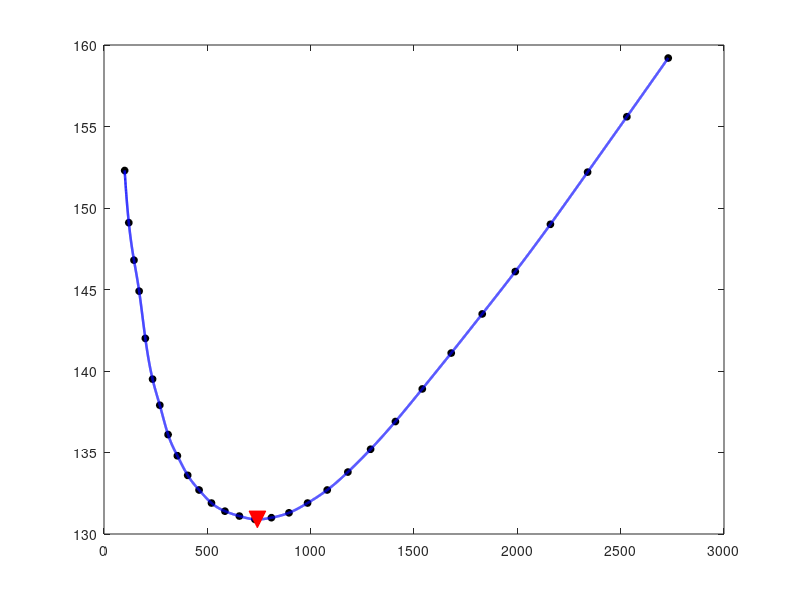

The MATLAB source for this figure: (Note: this script raises an error after producing the figure.)
%% PARTE C — DERIVACIÓN NUMÉRICA CON SPLINE CÚBICO
% C1: Primera derivada d|Z|/df → localizar mínimo con precisión
% C2: Segunda derivada d²|Z|/df² en el mínimo → estabilidad

clc; clear; close all;

%% =========================================================
%% DATOS
%% =========================================================
f = [100, 120, 145, 170, 200, 235, 270, 310, 355, 405, ...
     460, 520, 585, 655, 730, 810, 895, 985, 1080, 1180, ...
     1290, 1410, 1540, 1680, 1830, 1990, 2160, 2340, 2530, 2730];

Z = [152.3, 149.1, 146.8, 144.9, 142.0, 139.5, 137.9, 136.1, 134.8, 133.6, ...
     132.7, 131.9, 131.4, 131.1, 130.9, 131.0, 131.3, 131.9, 132.7, 133.8, ...
     135.2, 136.9, 138.9, 141.1, 143.5, 146.1, 149.0, 152.2, 155.6, 159.2];

%% =========================================================
%% CONSTRUCCIÓN DEL SPLINE CÚBICO
%% =========================================================
cs = spline(f, Z);          % spline cúbico natural (not-a-knot por defecto en MATLAB)
f_fine = linspace(min(f), max(f), 10000);   % malla fina para derivación

%% =========================================================
%% C1 — PRIMERA DERIVADA ANALÍTICA DEL SPLINE
%% Derivar el spline tramo a tramo: si S(f) = a+b(f-fi)+c(f-fi)²+d(f-fi)³
%% entonces S'(f) = b + 2c(f-fi) + 3d(f-fi)²
%% =========================================================
cs_d1 = fnder(cs, 1);       % derivada primera del spline (analítica)
cs_d2 = fnder(cs, 2);       % derivada segunda del spline (analítica)

% Evaluar derivadas en malla fina
dZ_df_fine  = ppval(cs_d1, f_fine);   % d|Z|/df en malla fina
d2Z_df2_fine = ppval(cs_d2, f_fine);  % d²|Z|/df² en malla fina

% Evaluar derivadas en los 30 puntos de datos originales
dZ_df_nodos  = ppval(cs_d1, f);
d2Z_df2_nodos = ppval(cs_d2, f);

%% =========================================================
%% LOCALIZACIÓN PRECISA DEL MÍNIMO
%% El mínimo ocurre donde d|Z|/df = 0 y cambia de negativo a positivo
%% =========================================================
% Buscar cambio de signo en la malla fina
signo = sign(dZ_df_fine);
idx_cambio = find(diff(signo) > 0, 1);  % primer cambio - a +

% Refinar con bisección sobre el spline derivado
f_a = f_fine(idx_cambio);
f_b = f_fine(idx_cambio + 1);
tol = 1e-6;
while (f_b - f_a) > tol
    f_mid = (f_a + f_b) / 2;
    if ppval(cs_d1, f_mid) < 0
        f_a = f_mid;
    else
        f_b = f_mid;
    end
end
f_minimo = (f_a + f_b) / 2;
Z_minimo = ppval(cs, f_minimo);

% Segunda derivada en el mínimo
d2Z_minimo = ppval(cs_d2, f_minimo);

fprintf('===========================================\n');
fprintf('  PARTE C — DERIVACIÓN CON SPLINE CÚBICO\n');
fprintf('===========================================\n');
fprintf('\n--- C1: Primera derivada ---\n');
fprintf('Frecuencia del mínimo (d|Z|/df = 0): f* = %.4f Hz\n', f_minimo);
fprintf('Impedancia en el mínimo : |Z|(f*) = %.4f Ω\n', Z_minimo);
fprintf('\n--- C2: Segunda derivada en el mínimo ---\n');
fprintf('d²|Z|/df² en f* = %.6f Ω/Hz²\n', d2Z_minimo);
if d2Z_minimo > 0
    fprintf('Signo POSITIVO → mínimo ESTABLE (concavidad hacia arriba)\n');
else
    fprintf('Signo NEGATIVO → sería un máximo (revisar)\n');
end

% Mostrar derivadas en todos los nodos
fprintf('\n--- Primera derivada en los 30 nodos ---\n');
fprintf('%-6s %-10s %-12s %-12s\n','Punto','f (Hz)','|Z| (Ω)','d|Z|/df');
fprintf('%s\n', repmat('-',1,44));
for i = 1:length(f)
    fprintf('%-6d %-10.0f %-12.2f %-12.6f\n', i, f(i), Z(i), dZ_df_nodos(i));
end

%% =========================================================
%% DEPENDENCIA DEL ERROR CON EL ESPACIAMIENTO
%% Para diferencias finitas (referencia teórica):
%% Error ~ O(h²) para diferencias centradas
%% Para el spline: el error de derivación es O(h^4) en el interior
%% =========================================================
fprintf('\n--- Análisis del error de derivación ---\n');
h_promedio = mean(diff(f));
h_max = max(diff(f));
h_min = min(diff(f));
fprintf('Espaciamiento promedio : %.1f Hz\n', h_promedio);
fprintf('Espaciamiento máximo   : %.1f Hz\n', h_max);
fprintf('Espaciamiento mínimo   : %.1f Hz\n', h_min);
fprintf('Zona del mínimo (±1 nodo): Δf = %.0f Hz\n', ...
        f(16) - f(14));

%% =========================================================
%% GRÁFICOS
%% =========================================================

%% Figura 1: |Z|(f) con mínimo marcado precisamente
figure('Name','C — Impedancia y mínimo preciso','Position',[50 50 950 420]);
Z_fine = ppval(cs, f_fine);
plot(f, Z, 'ko', 'MarkerFaceColor','k', 'MarkerSize',5, 'DisplayName','Datos'); hold on;
plot(f_fine, Z_fine, 'b-', 'LineWidth',1.8, 'DisplayName','Spline cúbico');
plot(f_minimo, Z_minimo, 'rv', 'MarkerFaceColor','r', 'MarkerSize',12, ...
     'DisplayName', sprintf('Mínimo: f* = %.1f Hz, |Z| = %.2f Ω', f_minimo, Z_minimo));
xline(f_minimo, 'r--', sprintf('f* = %.1f Hz', f_minimo), ...
      'LabelVerticalAlignment','bottom', 'FontSize',9);
grid on; xlabel('f (Hz)'); ylabel('|Z| (Ω)');
title('Spline cúbico — Localización precisa del mínimo','FontSize',12);
legend('Location','northeast','FontSize',9); hold off;

%% Figura 2: Primera derivada d|Z|/df vs f
figure('Name','C1 — Primera derivada','Position',[80 80 950 450]);
subplot(1,1,1);
plot(f_fine, dZ_df_fine, 'b-', 'LineWidth',2, 'DisplayName','d|Z|/df (spline)'); hold on;
plot(f, dZ_df_nodos, 'ko', 'MarkerFaceColor','k', 'MarkerSize',5, ...
     'DisplayName','Derivada en nodos');
yline(0, 'k--', 'LineWidth',1.2);
plot(f_minimo, 0, 'rv', 'MarkerFaceColor','r', 'MarkerSize',12, ...
     'DisplayName', sprintf('Cruce por cero: f* = %.1f Hz', f_minimo));
xline(f_minimo, 'r--', sprintf('f* = %.1f Hz', f_minimo), ...
      'LabelVerticalAlignment','bottom','FontSize',9);

% Sombrear zona negativa (decreciente)
idx_neg = dZ_df_fine < 0;
fill([f_fine(idx_neg), fliplr(f_fine(idx_neg))], ...
     [dZ_df_fine(idx_neg), zeros(1,sum(idx_neg))], ...
     'b', 'FaceAlpha',0.08, 'EdgeColor','none', 'DisplayName','Zona decreciente');
% Sombrear zona positiva (creciente)
idx_pos = dZ_df_fine > 0;
fill([f_fine(idx_pos), fliplr(f_fine(idx_pos))], ...
     [dZ_df_fine(idx_pos), zeros(1,sum(idx_pos))], ...
     'r', 'FaceAlpha',0.08, 'EdgeColor','none', 'DisplayName','Zona creciente');

grid on; xlabel('f (Hz)'); ylabel('d|Z|/df  (Ω/Hz)');
title('C1 — Primera derivada analítica del spline cúbico','FontSize',12);
legend('Location','northwest','FontSize',9); hold off;

%% Figura 3: Segunda derivada d²|Z|/df²
figure('Name','C2 — Segunda derivada','Position',[100 100 950 420]);
plot(f_fine, d2Z_df2_fine, 'm-', 'LineWidth',2, 'DisplayName','d²|Z|/df²'); hold on;
plot(f, d2Z_df2_nodos, 'ko', 'MarkerFaceColor','k', 'MarkerSize',5, ...
     'DisplayName','Segunda deriv. en nodos');
plot(f_minimo, d2Z_minimo, 'r^', 'MarkerFaceColor','r', 'MarkerSize',12, ...
     'DisplayName', sprintf('En mínimo: %.6f Ω/Hz²', d2Z_minimo));
yline(0,'k--','LineWidth',1);
xline(f_minimo,'r--',sprintf('f* = %.1f Hz',f_minimo), ...
      'LabelVerticalAlignment','bottom','FontSize',9);
grid on; xlabel('f (Hz)'); ylabel('d²|Z|/df²  (Ω/Hz²)');
title('C2 — Segunda derivada: estabilidad del mínimo','FontSize',12);
legend('Location','northeast','FontSize',9); hold off;

%% Figura 4: Panel resumen (4 subplots)
figure('Name','C — Panel resumen','Position',[50 30 1200 700]);

subplot(2,2,1);
plot(f_fine, Z_fine,'b-','LineWidth',1.8); hold on;
plot(f, Z,'ko','MarkerFaceColor','k','MarkerSize',4);
plot(f_minimo, Z_minimo,'rv','MarkerFaceColor','r','MarkerSize',10);
xline(f_minimo,'r--'); grid on;
xlabel('f (Hz)'); ylabel('|Z| (Ω)');
title('Spline cúbico |Z|(f)');

subplot(2,2,2);
plot(f_fine, dZ_df_fine,'b-','LineWidth',1.8); hold on;
plot(f, dZ_df_nodos,'ko','MarkerFaceColor','k','MarkerSize',4);
yline(0,'k--'); plot(f_minimo,0,'rv','MarkerFaceColor','r','MarkerSize',10);
grid on; xlabel('f (Hz)'); ylabel('d|Z|/df (Ω/Hz)');
title('Primera derivada');

subplot(2,2,3);
plot(f_fine, d2Z_df2_fine,'m-','LineWidth',1.8); hold on;
plot(f, d2Z_df2_nodos,'ko','MarkerFaceColor','k','MarkerSize',4);
yline(0,'k--');
plot(f_minimo, d2Z_minimo,'r^','MarkerFaceColor','r','MarkerSize',10);
grid on; xlabel('f (Hz)'); ylabel('d²|Z|/df² (Ω/Hz²)');
title('Segunda derivada');

subplot(2,2,4);
% Zoom zona del mínimo ±300 Hz
idx_zoom = f_fine >= 400 & f_fine <= 1100;
yyaxis left;
plot(f_fine(idx_zoom), Z_fine(idx_zoom),'b-','LineWidth',2);
ylabel('|Z| (Ω)'); 
yyaxis right;
plot(f_fine(idx_zoom), dZ_df_fine(idx_zoom),'r-','LineWidth',2);
ylabel('d|Z|/df (Ω/Hz)');
yline(0,'k--'); xline(f_minimo,'k:');
grid on; xlabel('f (Hz)');
title(sprintf('Zoom mínimo (f* ≈ %.0f Hz)', f_minimo));

sgtitle('PARTE C — Derivación analítica del spline cúbico','FontWeight','bold','FontSize',13);
